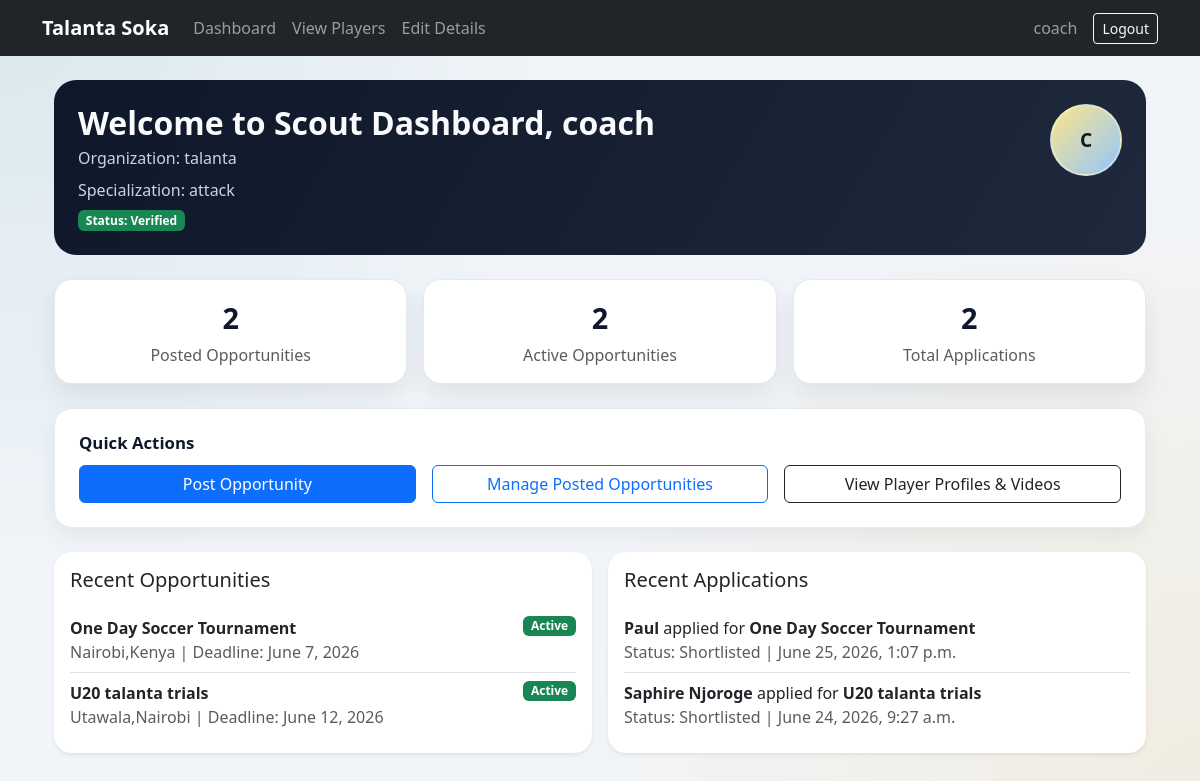
/scout/dashboard/ (signed in), run on an earlier commit of the app's database.
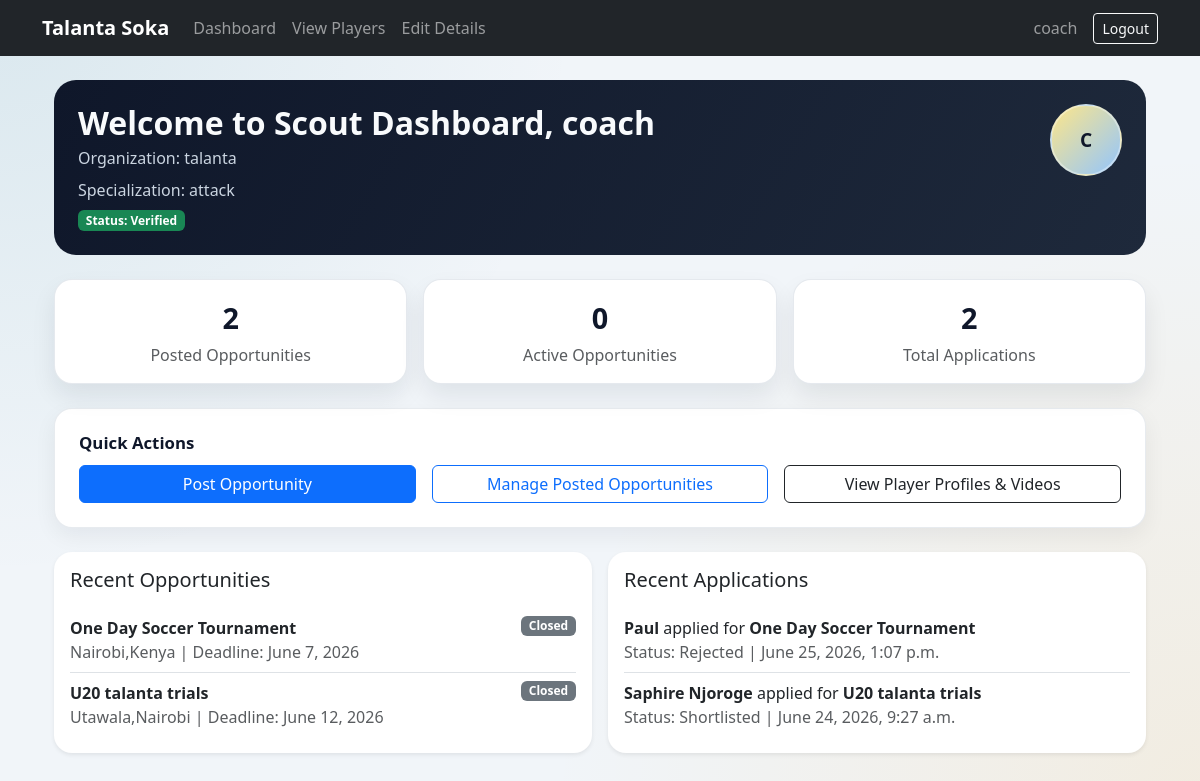
And on a later commit of the database.
### opportunities/models.py (models this page shows, shortened)
class Opportunity(models.Model):
	scout = models.ForeignKey(
		settings.AUTH_USER_MODEL,
		on_delete=models.CASCADE,
		related_name='posted_opportunities',
	)
	title = models.CharField(max_length=150)
	organization = models.CharField(max_length=150)
	description = models.TextField()
	poster_image = models.ImageField(upload_to='opportunity_posters/', blank=True, null=True)
	location = models.CharField(max_length=120)
	deadline = models.DateField()
	max_applications = models.PositiveIntegerField(blank=True, null=True)
	is_active = models.BooleanField(default=True)
	created_at = models.DateTimeField(auto_now_add=True)
	updated_at = models.DateTimeField(auto_now=True)
	class Meta:
		ordering = ['-created_at']

class Application(models.Model):
	STATUS_CHOICES = [
		('pending', 'Pending'),
		('shortlisted', 'Shortlisted'),
		('rejected', 'Rejected'),
	]
	opportunity = models.ForeignKey(
		Opportunity,
		on_delete=models.CASCADE,
		related_name='applications',
	)
	player = models.ForeignKey(
		settings.AUTH_USER_MODEL,
		on_delete=models.CASCADE,
		related_name='opportunity_applications',
	)
	motivation = models.TextField(blank=True)
	status = models.CharField(max_length=20, choices=STATUS_CHOICES, default='pending')
	applied_at = models.DateTimeField(auto_now_add=True)
	class Meta:
		ordering = ['-applied_at']
		constraints = [
			models.UniqueConstraint(
				fields=['opportunity', 'player'],
				name='unique_player_opportunity_application',
			)
		]

### users/models.py (models this page shows, shortened)
class User(AbstractBaseUser, PermissionsMixin):
    full_name = models.CharField(max_length=150)
    email = models.EmailField(unique=True)
    ROLE_CHOICES = [
        ('player','Player'),
        ('scout', 'Scout'),
    ]
    role = models.CharField(max_length=20, choices=ROLE_CHOICES, default='player')
    is_active = models.BooleanField(default=True)
    is_staff = models.BooleanField(default=False)
    USERNAME_FIELD = 'email'
    REQUIRED_FIELDS = ['full_name']
    objects = UserManager()

### scouts/views.py (the view)
# urls.py: path('dashboard/',views.dashboard,name='player_dashboard'),
@login_required
def dashboard(request):
    if request.user.role != 'scout':
        messages.error(request, 'Only scouts can access the scout dashboard.')
        return redirect('player_dashboard')
    scout_profile = request.user.scout_profile
    first_name = (request.user.full_name or 'Scout').split()[0]
    posted_opportunities = Opportunity.objects.filter(scout=request.user)
    active_opportunities = posted_opportunities.filter(is_active=True)
    total_applications = Application.objects.filter(opportunity__scout=request.user).count()
    recent_opportunities = posted_opportunities[:5]
    recent_applications = (
        Application.objects.select_related('opportunity', 'player')
        .filter(opportunity__scout=request.user)[:5]
    )
    return render(
        request,
        'scouts/scoutdashboard.html',
        {
            'scout_profile': scout_profile,
            'first_name': first_name,
            'posted_count': posted_opportunities.count(),
            'active_count': active_opportunities.count(),
            'applications_count': total_applications,
            'recent_opportunities': recent_opportunities,
            'recent_applications': recent_applications,
        }
    )

### templates/scouts/scoutdashboard.html (shortened to what the changed rows need)
{% extends 'base.html' %}
{% block content %}
<div class="container mt-4">
    <div class="dashboard-hero mb-4">
        <div class="d-flex justify-content-between align-items-start gap-3">
            <div>
                <h2 class="fw-bold mb-1">Welcome to Scout Dashboard, {{ first_name }}</h2>
            </div>
        </div>
    </div>
    <div class="row g-3 mb-4">
        <div class="col-md-4">
            <div class="card stat-card h-100 text-center">
                <div class="card-body">
                    <div class="stat-value">{{ active_count }}</div>
                    <p class="text-muted mb-0">Active Opportunities</p>
                </div>
            </div>
        </div>
    </div>
    <div class="row g-3">
        <div class="col-lg-6">
            <div class="card shadow-sm border-0 h-100">
                <div class="card-body">
                    {% if recent_opportunities %}
                        <ul class="list-group list-group-flush">
                            {% for opportunity in recent_opportunities %}
                                <li class="list-group-item px-0 d-flex justify-content-between align-items-start">
                                    <div>
                                        <strong>{{ opportunity.title }}</strong>
                                        <div class="text-muted">{{ opportunity.location }} | Deadline: {{ opportunity.deadline }}</div>
                                    </div>
                                    {% if opportunity.is_active %}
                                        <span class="badge bg-success">Active</span>
                                    {% else %}
                                        <span class="badge bg-secondary">Closed</span>
                                    {% endif %}
                                </li>
                            {% endfor %}
                        </ul>
                    {% else %}
                        <p class="text-muted mb-0">No opportunities posted yet.</p>
                    {% endif %}
                </div>
            </div>
        </div>
        <div class="col-lg-6">
            <div class="card shadow-sm border-0 h-100">
                <div class="card-body">
                    {% if recent_applications %}
                        <ul class="list-group list-group-flush">
                            {% for application in recent_applications %}
                                <li class="list-group-item px-0">
                                    <strong>{{ application.player.full_name }}</strong>
                                    applied for
                                    <strong>{{ application.opportunity.title }}</strong>
                                    <div class="text-muted">Status: {{ application.get_status_display }} | {{ application.applied_at }}</div>
                                </li>
                            {% endfor %}
                        </ul>
                    {% else %}
                        <p class="text-muted mb-0">No applications received yet.</p>
                    {% endif %}
                </div>
            </div>
        </div>
    </div>
</div>
{% endblock %}

What changed in the data, as far as the page shows it:
changed Opportunity "One Day Soccer Tournament": is_active "Active" → "Closed"
changed Opportunity "U20 talanta trials": is_active "Active" → "Closed"
changed Application "Paul": status "Shortlisted" → "Rejected"
Also different on the page:
{{ active_count }}: "2" → "0"
